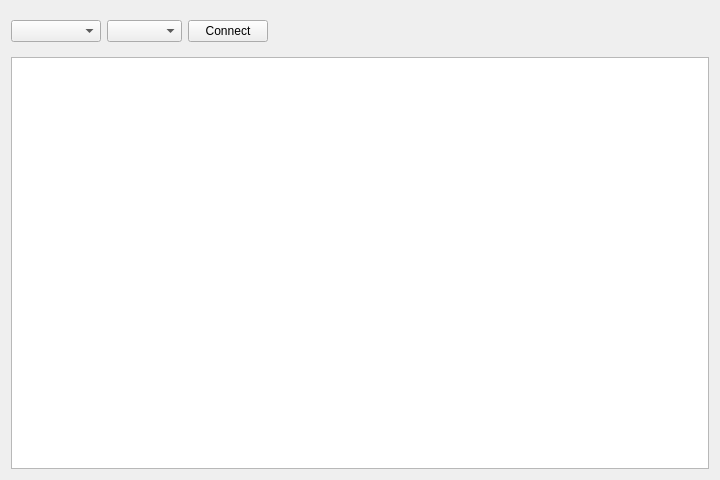
<?xml version="1.0" encoding="UTF-8"?>
<ui version="4.0">
 <class>MainWindow</class>
 <widget class="QMainWindow" name="MainWindow">
  <property name="geometry">
   <rect>
    <x>0</x>
    <y>0</y>
    <width>720</width>
    <height>480</height>
   </rect>
  </property>
  <property name="minimumSize">
   <size>
    <width>720</width>
    <height>480</height>
   </size>
  </property>
  <property name="maximumSize">
   <size>
    <width>720</width>
    <height>480</height>
   </size>
  </property>
  <property name="windowTitle">
   <string>Hello Habr!</string>
  </property>
  <widget class="QWidget" name="centralWidget">
   <layout class="QGridLayout" name="gridLayout">
    <item row="0" column="0">
     <widget class="QComboBox" name="portNameBox">
      <property name="minimumSize">
       <size>
        <width>90</width>
        <height>22</height>
       </size>
      </property>
      <property name="maximumSize">
       <size>
        <width>90</width>
        <height>22</height>
       </size>
      </property>
     </widget>
    </item>
    <item row="0" column="1">
     <widget class="QComboBox" name="baudRateBox">
      <property name="minimumSize">
       <size>
        <width>75</width>
        <height>22</height>
       </size>
      </property>
      <property name="maximumSize">
       <size>
        <width>75</width>
        <height>22</height>
       </size>
      </property>
     </widget>
    </item>
    <item row="0" column="2">
     <widget class="QPushButton" name="connectBtn">
      <property name="minimumSize">
       <size>
        <width>80</width>
        <height>22</height>
       </size>
      </property>
      <property name="maximumSize">
       <size>
        <width>80</width>
        <height>22</height>
       </size>
      </property>
      <property name="text">
       <string>Connect</string>
      </property>
     </widget>
    </item>
    <item row="0" column="3">
     <widget class="LED" name="led" native="true">
      <property name="minimumSize">
       <size>
        <width>40</width>
        <height>40</height>
       </size>
      </property>
     </widget>
    </item>
    <item row="0" column="4">
     <spacer name="horizontalSpacer">
      <property name="orientation">
       <enum>Qt::Horizontal</enum>
      </property>
      <property name="sizeHint" stdset="0">
       <size>
        <width>375</width>
        <height>20</height>
       </size>
      </property>
     </spacer>
    </item>
    <item row="1" column="0" colspan="5">
     <widget class="CLI" name="console">
      <property name="font">
       <font>
        <pointsize>10</pointsize>
       </font>
      </property>
     </widget>
    </item>
   </layout>
  </widget>
 </widget>
 <layoutdefault spacing="6" margin="11"/>
 <customwidgets>
  <customwidget>
   <class>LED</class>
   <extends>QWidget</extends>
   <header location="global">LED.h</header>
   <container>1</container>
  </customwidget>
  <customwidget>
   <class>CLI</class>
   <extends>QTextEdit</extends>
   <header location="global">CLI.h</header>
  </customwidget>
 </customwidgets>
 <resources/>
 <connections/>
</ui>
